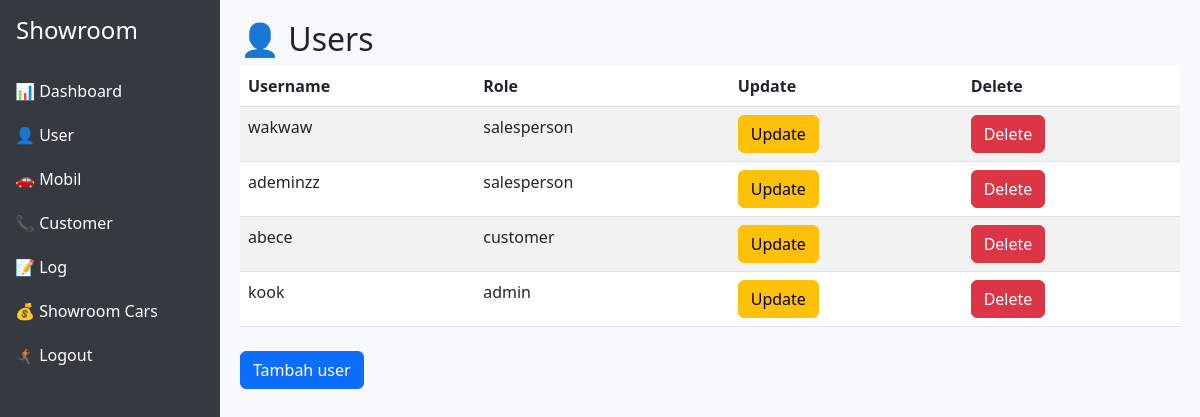
The page /dashboard/user_list/ (signed in) on the database as committed earlier.
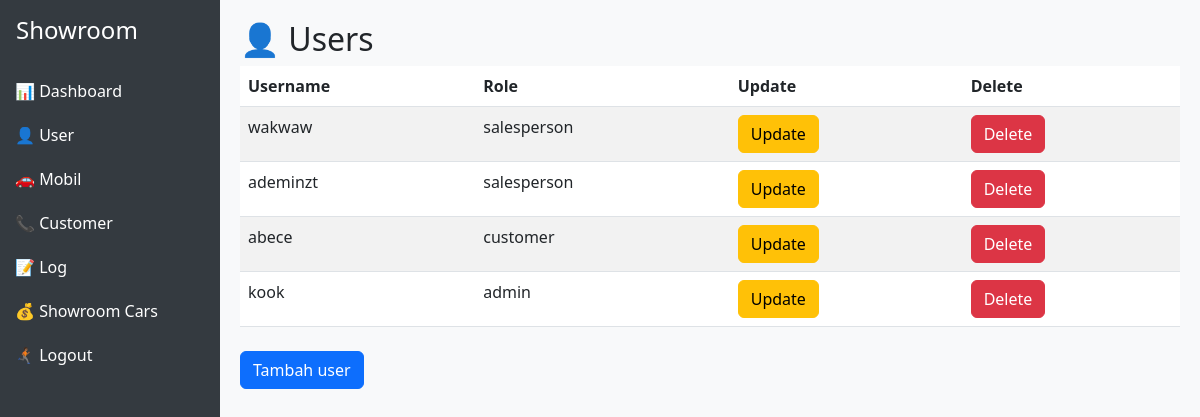
The same page on the database as committed later.
### users/models.py (models this page shows, shortened)
class User(AbstractUser):
    ROLE_CHOICES = (
        ("admin", "Admin"),
        ("salesperson", "Salesperson"),
        ("customer", "Customer"),
    )
    role = models.CharField(max_length=20, choices=ROLE_CHOICES, default="customer")

### cars/views.py (the view)
    def wrapper(request, *args, **kwargs):
        if request.user.is_authenticated and (request.user.is_superuser or request.user.role in ["admin"]):
            return view_func(request, *args, **kwargs)
        return redirect("carList")

### cars/views.py (called while the page is built)
def admin_required(view_func):
    def wrapper(request, *args, **kwargs):
        if request.user.is_authenticated and (request.user.is_superuser or request.user.role in ["admin"]):
            return view_func(request, *args, **kwargs)
        return redirect("carList")
    return wrapper

### users/views.py (called while the page is built)
@admin_required
def userlist_view(request):
    context = {
        'users' : User.objects.all()
    }
    return render(request,'users/user_index.html',context)

### users/templates/users/user_index.html
{% extends "base.html" %}
{% block content %}
<h2>👤 Users</h2>
<table class="table table-striped">
  <thead>
    <tr>
      <th>Username</th>
      <th>Role</th>
      <th>Update</th>
      <th>Delete</th>
    </tr>
  </thead>
  <tbody>
    {% for user in users %}
    <tr>
      <td>{{ user.username }}</td>
      <td>{{ user.role }}</td>
      <td><a href="{% url 'update_user' user.id %}" class="btn btn-warning">Update</td>
      <td><a href="{% url 'delete_user' user.id %}" class="btn btn-danger">Delete</td>
    </tr>
    {% endfor %}
  </tbody>
</table>
<a href="{% url 'register'%}" class="btn btn-primary mt-2">Tambah user</a>
{% endblock content %}

Rows that differ between the two databases and show on the page:
changed User: username "ademinzz" → "ademinzt"
